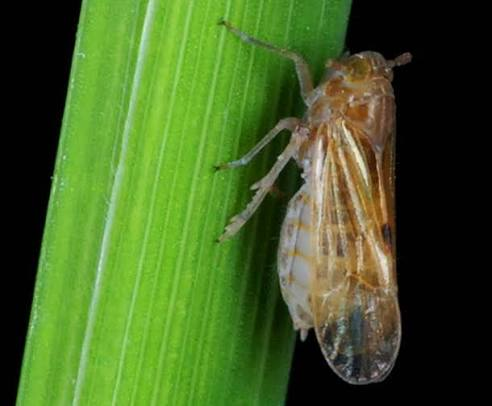
#> input picture image.jpeg, 492 x 406 px
$ python -i predict_rice.py   (imports and definitions only)
#> lines starting #> are read from the running program, lines starting #| are printed output that depends on the picture; after the words box and inside, x2 and y2 are one past the last pixel; in counts of white or black regions, pixels touching at a corner belong together
# ============================================================
# RICE NPK INFERENCE MODULE
# ============================================================
#
# Project-ready inference for the trained rice N/P/K classifier.
#
# Pipeline:
#   image -> 61 handcrafted features -> saved feature order
#         -> Random Forest -> N/P/K deficiency prediction
#
# The trained artifacts are expected to live beside this file:
#   rice_npk_rf.pkl
#   rice_npk_feature_columns.pkl
#
# The 61-feature extractor below is kept compatible with the
# preprocessing used by the trained model.
# ============================================================

from pathlib import Path
import argparse
import cv2
import joblib
import numpy as np
import pandas as pd


# ============================================================
# LOAD TRAINED MODEL + FEATURE ORDER
# ============================================================

BASE_DIR = Path(__file__).resolve().parent

MODEL_PATH = BASE_DIR / "rice_npk_rf.pkl"
FEATURES_PATH = BASE_DIR / "rice_npk_feature_columns.pkl"

# [26 lines not run here, left out]


# ============================================================
# 61-FEATURE EXTRACTOR
# ============================================================

def extract_61_features(image_path):

#> called with image_path = '../image.jpeg'
    img = cv2.imread(image_path)
#> img is the input picture: shape (406, 492, 3); mean B, G, R 37.3, 96.7, 68.3

    if img is None:
        raise FileNotFoundError(
            f"Could not read image: {image_path}"
        )

    # --------------------------------------------------------
    # Resize
    # --------------------------------------------------------

    img = cv2.resize(img, (256, 256))
#> img: shape (256, 256, 3)

    # --------------------------------------------------------
    # BGR -> RGB
    # --------------------------------------------------------

    rgb = cv2.cvtColor(
        img,
        cv2.COLOR_BGR2RGB
    )

    R = rgb[:, :, 0].astype(np.float32)
    G = rgb[:, :, 1].astype(np.float32)
    B = rgb[:, :, 2].astype(np.float32)

    # --------------------------------------------------------
    # Excess Green
    # --------------------------------------------------------

    ExG = 2 * G - R - B

    # --------------------------------------------------------
    # Leaf mask
    # --------------------------------------------------------

    mask = (
        (G > R * 0.90) &
        (G > B * 0.90) &
        (ExG > 10)
    ).astype(np.uint8)
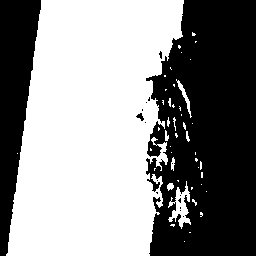
#> mask: shape (256, 256); values 0 (black) and 1 (white), 54.8% white; 16 black regions (13 under 20 px), largest, box (x1, y1, x2, y2) and area: (146, 0, 256, 256) 23448, (0, 0, 41, 256) 6124, (136, 113, 144, 121) 33

    kernel = np.ones((5, 5), np.uint8)

    mask = cv2.morphologyEx(
        mask,
        cv2.MORPH_OPEN,
        kernel
    )
#> mask: shape (256, 256); values 0 (black) and 1 (white), 52.8% white; 6 black regions (3 under 20 px), largest, box (x1, y1, x2, y2) and area: (146, 0, 256, 256) 24763, (0, 0, 41, 256) 6132, (136, 113, 144, 121) 34

    mask = cv2.morphologyEx(
        mask,
        cv2.MORPH_CLOSE,
        kernel
    )
#> mask: shape (256, 256); values 0 (black) and 1 (white), 53% white; 2 black regions, box (x1, y1, x2, y2) and area: (147, 0, 256, 256) 24680, (0, 0, 41, 256) 6132

    # --------------------------------------------------------
    # Largest connected component
    # --------------------------------------------------------

    num_labels, labels, stats, _ = cv2.connectedComponentsWithStats(
        mask,
        8
    )
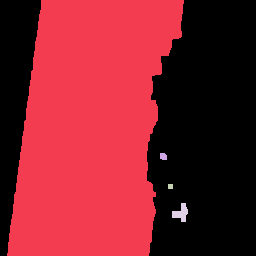
#> labels: shape (256, 256) int32; 5 distinct labels, from 0 to 4; one colour per label, 0 black
#> num_labels = 5; stats = [[0, 0, 256, 256, 30812], [7, 0, 177, 256, 34484], [160, 153, 7, 7, 44], [168, 184, 5, 5, 25], [172, 203, 16, 19, 171]]

    if num_labels > 1:

        largest = 1 + np.argmax(
            stats[1:, cv2.CC_STAT_AREA]
        )
#> largest = 1

        leaf_mask = (
            labels == largest
        ).astype(np.uint8)
#> leaf_mask: shape (256, 256); values 0 (black) and 1 (white), 52.6% white; 2 black regions, box (x1, y1, x2, y2) and area: (147, 0, 256, 256) 24920, (0, 0, 41, 256) 6132

    else:

        leaf_mask = mask

    # --------------------------------------------------------
    # Fallback
    # --------------------------------------------------------

    if leaf_mask.sum() < 500:

        leaf_mask = np.ones(
            (256, 256),
            dtype=np.uint8
        )

    m = leaf_mask.astype(bool)

    # ========================================================
    # HSV
    # ========================================================

    hsv = cv2.cvtColor(
        rgb.astype(np.uint8),
        cv2.COLOR_RGB2HSV
    ).astype(np.float32)

    H = hsv[:, :, 0]
    S = hsv[:, :, 1]
    V = hsv[:, :, 2]

    # ========================================================
    # LAB
    # ========================================================

    lab = cv2.cvtColor(
        rgb.astype(np.uint8),
        cv2.COLOR_RGB2LAB
    ).astype(np.float32)
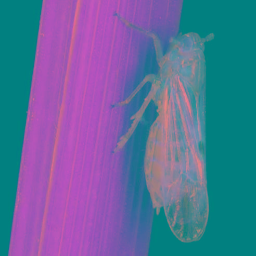
#> lab: shape (256, 256, 3) float32; mean R, G, B 94.1, 109.2, 155

    L = lab[:, :, 0]
    A = lab[:, :, 1]
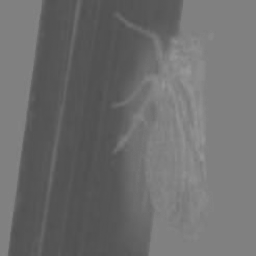
#> A: shape (256, 256) float32; min 79, max 152, mean 109.2
    LabB = lab[:, :, 2]
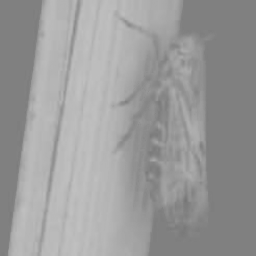
#> LabB: shape (256, 256) float32; min 118, max 193, mean 155

    # ========================================================
    # FEATURE DICTIONARY
    # ========================================================

    f = {}

    # --------------------------------------------------------
    # RGB / HSV / LAB statistics
    # --------------------------------------------------------

    for name, arr in [
        ("R", R),
        ("G", G),
        ("B", B),
        ("H", H),
        ("HSV_S", S),
        ("V", V),
        ("Lab_L", L),
        ("Lab_A", A),
        ("Lab_B", LabB)
    ]:

        values = arr[m]

        f[f"{name}_mean"] = values.mean()
        f[f"{name}_std"] = values.std()
        f[f"{name}_median"] = np.median(values)
#> this loop made 9 passes
#> name on passes 1 to 9: 'R', 'G', 'B', 'H', 'HSV_S', 'V', 'Lab_L', 'Lab_A', 'Lab_B'
#> after the loop, f = 27 items

    # ========================================================
    # NORMALIZED RGB
    # ========================================================

    rgb_sum = R + G + B + 1e-6
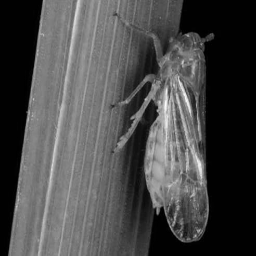
#> rgb_sum: shape (256, 256) float32; min 1e-06, max 702, mean 202.2; drawn with min black and max white

    f["r_mean"] = (R / rgb_sum)[m].mean()
    f["g_mean"] = (G / rgb_sum)[m].mean()
    f["b_mean"] = (B / rgb_sum)[m].mean()

    # ========================================================
    # EXG
    # ========================================================

    f["ExG_mean"] = ExG[m].mean()
    f["ExG_std"] = ExG[m].std()

    # ========================================================
    # COLOR MASKS
    # ========================================================

    yellow = (
        (R > 80) &
        (G > 80) &
        (R > B * 1.15) &
        (G > B * 1.15)
    )
#> yellow: shape (256, 256) bool; 44% white; 77 white regions (64 under 20 px), largest, box (x1, y1, x2, y2) and area: (8, 0, 137, 256) 22537, (147, 37, 208, 221) 5591, (145, 30, 161, 52) 92

    brown = (
        (R > G * 1.05) &
        (G > B * 1.15) &
        (R > 60)
    )
#> brown: shape (256, 256) bool; 11% white; 15 white regions (13 under 20 px), largest, box (x1, y1, x2, y2) and area: (148, 34, 208, 227) 7074, (159, 49, 163, 60) 31

    purple = (
        (R > B * 1.05) &
        (B > G * 1.05) &
        (R > 50)
    )
#> purple: shape (256, 256) bool; every value is 0

    # Green mask recovered from the feature CSV
    green = (
        (G > R * 1.05) &
        (G > B * 1.05) &
        (ExG > 5)
    )
#> green: shape (256, 256) bool; 52.3% white; 5 black regions (1 under 20 px), largest, box (x1, y1, x2, y2) and area: (142, 0, 256, 256) 25075, (0, 0, 41, 256) 6012, (133, 106, 147, 128) 139, (120, 137, 127, 145) 27

    f["green_ratio"] = green[m].mean()
    f["yellow_ratio"] = yellow[m].mean()
    f["brown_ratio"] = brown[m].mean()
    f["purple_ratio"] = purple[m].mean()

    # ========================================================
    # IMAGE DIMENSIONS
    # ========================================================

    h, w = leaf_mask.shape
#> h = 256; w = 256

    # ========================================================
    # TOP / MIDDLE / BOTTOM
    # ========================================================

    vertical_zones = {
        "top": (
            slice(0, h // 3),
            slice(None)
        ),
        "middle": (
            slice(h // 3, 2 * h // 3),
            slice(None)
        ),
        "bottom": (
            slice(2 * h // 3, h),
            slice(None)
        )
    }

    for name, sl in vertical_zones.items():

        zone = np.zeros_like(
            m,
            dtype=bool
        )

        zone[sl] = True
        zone &= m

        if zone.sum() == 0:

            f[f"{name}_yellow"] = 0
            f[f"{name}_brown"] = 0
            f[f"{name}_green"] = 0

        else:

            f[f"{name}_yellow"] = yellow[zone].mean()
            f[f"{name}_brown"] = brown[zone].mean()
            f[f"{name}_green"] = green[zone].mean()
#> after the loop, f = 45 items

    # ========================================================
    # LEFT / CENTER / RIGHT
    # ========================================================

    horizontal_zones = {
        "left": (
            slice(None),
            slice(0, w // 3)
        ),
        "center": (
            slice(None),
            slice(w // 3, 2 * w // 3)
        ),
        "right": (
            slice(None),
            slice(2 * w // 3, w)
        )
    }

    for name, sl in horizontal_zones.items():

        zone = np.zeros_like(
            m,
            dtype=bool
        )

        zone[sl] = True
        zone &= m

        if zone.sum() == 0:

            f[f"{name}_yellow"] = 0
            f[f"{name}_brown"] = 0
            f[f"{name}_green"] = 0

        else:

            f[f"{name}_yellow"] = yellow[zone].mean()
            f[f"{name}_brown"] = brown[zone].mean()
            f[f"{name}_green"] = green[zone].mean()
#> after the loop, f = 54 items

    # ========================================================
    # MARGIN / INTERIOR
    # ========================================================

    eroded = cv2.erode(
        leaf_mask,
        np.ones((11, 11), np.uint8),
        iterations=1
    )
#> eroded: shape (256, 256); values 0 (black) and 1 (white), 47.9% white; 1 white region, box (x1, y1, x2, y2) and area: (13, 0, 178, 256) 31376

    margin = (
        (leaf_mask == 1) &
        (eroded == 0)
    )
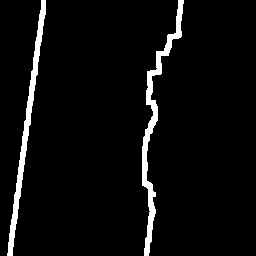
#> margin: shape (256, 256) bool; 4.7% white; 2 white regions, box (x1, y1, x2, y2) and area: (142, 0, 184, 256) 1660, (7, 0, 46, 256) 1448

    interior = (
        eroded == 1
    )

    f["margin_yellow"] = (
        yellow[margin].mean()
        if margin.sum()
        else 0
    )

    f["margin_brown"] = (
        brown[margin].mean()
        if margin.sum()
        else 0
    )

    f["margin_green"] = (
        green[margin].mean()
        if margin.sum()
        else 0
    )

    f["interior_yellow"] = (
        yellow[interior].mean()
        if interior.sum()
        else 0
    )

    f["interior_brown"] = (
        brown[interior].mean()
        if interior.sum()
        else 0
    )

    f["margin_vs_interior_yellow"] = (
        f["margin_yellow"] -
        f["interior_yellow"]
    )

    f["margin_vs_interior_brown"] = (
        f["margin_brown"] -
        f["interior_brown"]
    )

    return f


# ============================================================
# PREDICTION FUNCTION
# ============================================================

# [98 lines left out: functions predict_rice, main, not called in this run]


# [2 lines not run here, left out]

>>> result = extract_61_features('../image.jpeg')
#> result = 61 items

$ run again, on phosphorus.jpeg
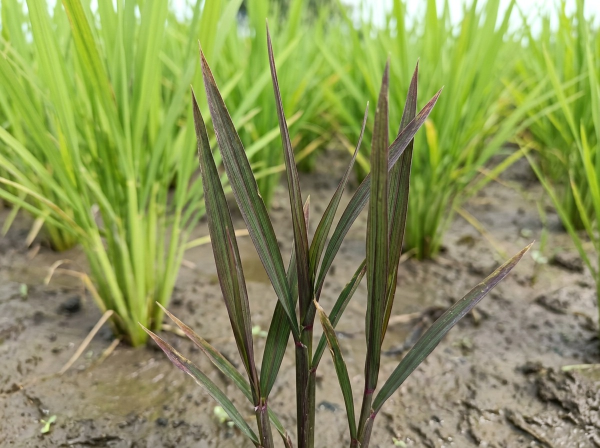
#> input picture phosphorus.jpeg, 1200 x 896 px (shown at 1/2 size)
#> in extract_61_features, img is the input picture: shape (896, 1200, 3); mean B, G, R 89.3, 147.9, 137.9
#> img: shape (256, 256, 3)
#> in extract_61_features, `num_labels, labels, stats, _ = cv2.connectedComponentsWithStats( mask,..`:
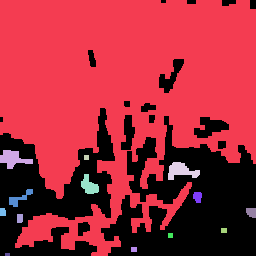
#> labels: shape (256, 256) int32; 15 distinct labels, from 0 to 14; one colour per label, 0 black
#> num_labels = 15; stats = 15 rows, first 6: [0, 0, 256, 256, 21668], [0, 0, 256, 256, 42446], [0, 150, 33, 19, 333], [84, 155, 5, 5, 25], [168, 162, 32, 18, 324], [81, 174, 18, 20, 216]
#> largest = 1
#> leaf_mask: shape (256, 256); values 0 (black) and 1 (white), 64.8% white; 16 black regions (2 under 20 px), largest, box (x1, y1, x2, y2) and area: (101, 116, 256, 256) 12894, (0, 108, 115, 256) 8444, (194, 117, 229, 138) 435
#> the loop in extract_61_features, `for name, arr in [ ("R", R), ("G", G), ("B", B), ("H", H), ("HSV_S", S..` made 9 passes
#> name on passes 1 to 8: 'R', 'G', 'B', 'H', 'HSV_S', 'V', 'Lab_L', 'Lab_A'
#> after the loop in extract_61_features, `for name, arr in [`: f = 27 items
#> yellow: shape (256, 256) bool; 71.3% white; 389 black regions (330 under 20 px), largest, box (x1, y1, x2, y2) and area: (89, 56, 256, 256) 11500, (0, 161, 43, 216) 1133, (201, 117, 231, 145) 361
#> brown: shape (256, 256) bool; 23.8% white; 313 white regions (266 under 20 px), largest, box (x1, y1, x2, y2) and area: (0, 110, 127, 256) 6407, (156, 107, 250, 231) 2268, (114, 79, 158, 160) 966
#> purple: shape (256, 256) bool; 0.04% white in thin lines or dots, all inside (x1, y1, x2, y2) = (76, 157, 215, 239)
#> green: shape (256, 256) bool; 47.8% white; 59 white regions (45 under 20 px), largest, box (x1, y1, x2, y2) and area: (0, 0, 256, 227) 29268, (157, 111, 164, 221) 411, (132, 101, 163, 168) 333
#> after the loop in extract_61_features, `for name, sl in vertical_zones.items():`: f = 45 items
#> after the loop in extract_61_features, `for name, sl in horizontal_zones.items():`: f = 54 items
#> eroded: shape (256, 256); values 0 (black) and 1 (white), 47.5% white; 10 white regions (5 under 20 px), largest, box (x1, y1, x2, y2) and area: (0, 0, 256, 185) 30436, (25, 220, 53, 240) 223, (112, 155, 124, 199) 205, (137, 117, 161, 135) 146, (92, 219, 101, 241) 45
#> in extract_61_features, `margin = ( (leaf_mask == 1) & (eroded == 0) )`:
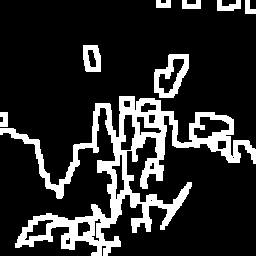
#> margin: shape (256, 256) bool; 17.3% white; 8 white regions, largest, box (x1, y1, x2, y2) and area: (0, 96, 256, 256) 9640, (154, 54, 189, 98) 722, (83, 45, 101, 72) 350
#> result = 61 items

$ run again, on tungro.jpeg
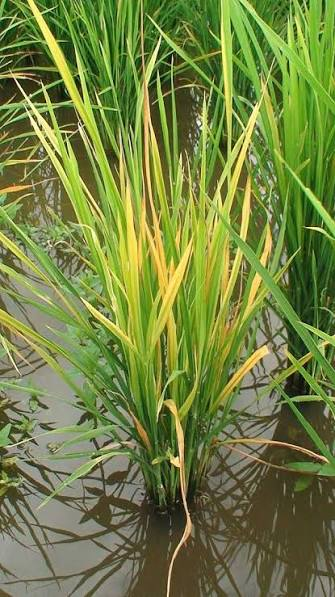
#> input picture tungro.jpeg, 335 x 597 px
#> in extract_61_features, img is the input picture: shape (597, 335, 3); mean B, G, R 65.9, 130.3, 115.2
#> img: shape (256, 256, 3)
#> in extract_61_features, `num_labels, labels, stats, _ = cv2.connectedComponentsWithStats( mask,..`:
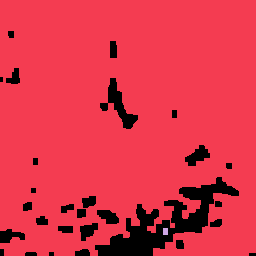
#> labels: shape (256, 256) int32; 3 distinct labels, from 0 to 2; one colour per label, 0 black
#> num_labels = 3; stats = [[0, 31, 256, 225, 6545], [0, 0, 256, 256, 58956], [163, 228, 5, 7, 35]]
#> largest = 1
#> leaf_mask: shape (256, 256); values 0 (black) and 1 (white), 90% white; 28 black regions (1 under 20 px), largest, box (x1, y1, x2, y2) and area: (95, 177, 239, 256) 3650, (100, 78, 138, 129) 625, (185, 145, 210, 166) 282
#> the loop in extract_61_features, `for name, arr in [ ("R", R), ("G", G), ("B", B), ("H", H), ("HSV_S", S..` made 9 passes
#> name on passes 1 to 8: 'R', 'G', 'B', 'H', 'HSV_S', 'V', 'Lab_L', 'Lab_A'
#> after the loop in extract_61_features, `for name, arr in [`: f = 27 items
#> yellow: shape (256, 256) bool; 60.3% white; 539 black regions (454 under 20 px), largest, box (x1, y1, x2, y2) and area: (0, 143, 256, 256) 13072, (213, 80, 256, 144) 1381, (175, 151, 247, 200) 1113
#> brown: shape (256, 256) bool; 17.2% white; 202 white regions (162 under 20 px), largest, box (x1, y1, x2, y2) and area: (61, 172, 256, 256) 6391, (95, 34, 147, 150) 1329, (0, 71, 44, 87) 290
#> purple: shape (256, 256) bool; 0% white in thin lines or dots, all inside (x1, y1, x2, y2) = (219, 164, 220, 165)
#> green: shape (256, 256) bool; 55.8% white; 89 black regions (54 under 20 px), largest, box (x1, y1, x2, y2) and area: (0, 99, 256, 256) 18899, (81, 10, 149, 158) 2557, (0, 46, 63, 98) 1759
#> after the loop in extract_61_features, `for name, sl in vertical_zones.items():`: f = 45 items
#> after the loop in extract_61_features, `for name, sl in horizontal_zones.items():`: f = 54 items
#> eroded: shape (256, 256); values 0 (black) and 1 (white), 75% white; 12 black regions, largest, box (x1, y1, x2, y2) and area: (18, 158, 244, 256) 10968, (95, 73, 143, 134) 1667, (180, 140, 215, 171) 842
#> in extract_61_features, `margin = ( (leaf_mask == 1) & (eroded == 0) )`:
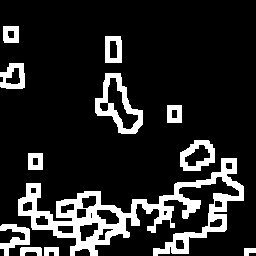
#> margin: shape (256, 256) bool; 15% white; 12 white regions, largest, box (x1, y1, x2, y2) and area: (18, 158, 244, 256) 6018, (95, 73, 143, 134) 1042, (180, 140, 215, 171) 560
#> result = 61 items
